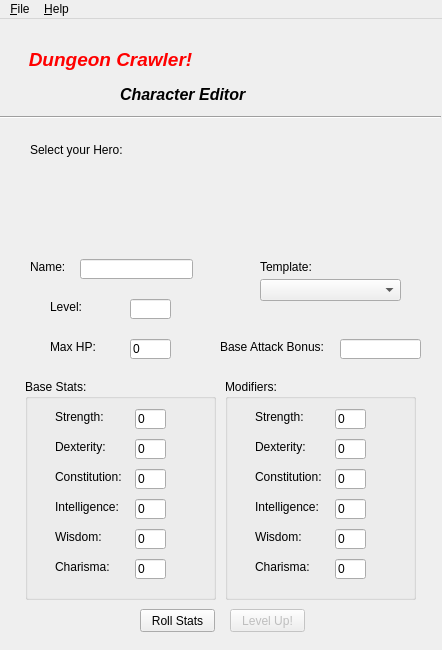
<?xml version="1.0" encoding="UTF-8"?>
<ui version="4.0">
 <class>CharCreator</class>
 <widget class="QMainWindow" name="CharCreator">
  <property name="geometry">
   <rect>
    <x>0</x>
    <y>0</y>
    <width>442</width>
    <height>650</height>
   </rect>
  </property>
  <property name="windowTitle">
   <string>MainWindow</string>
  </property>
  <property name="windowIcon">
   <iconset resource="images.qrc">
    <normaloff>:/images/dungeoncrawler.png</normaloff>:/images/dungeoncrawler.png</iconset>
  </property>
  <property name="toolTip">
   <string/>
  </property>
  <widget class="QWidget" name="centralwidget">
   <widget class="QLabel" name="mapText">
    <property name="geometry">
     <rect>
      <x>120</x>
      <y>60</y>
      <width>151</width>
      <height>31</height>
     </rect>
    </property>
    <property name="text">
     <string>&lt;html&gt;&lt;head/&gt;&lt;body&gt;&lt;p&gt;&lt;span style=&quot; font-size:12pt; font-weight:600; font-style:italic;&quot;&gt;Character Editor&lt;/span&gt;&lt;/p&gt;&lt;/body&gt;&lt;/html&gt;</string>
    </property>
   </widget>
   <widget class="QLabel" name="titleText">
    <property name="geometry">
     <rect>
      <x>0</x>
      <y>10</y>
      <width>221</width>
      <height>61</height>
     </rect>
    </property>
    <property name="text">
     <string>&lt;html&gt;&lt;head/&gt;&lt;body&gt;&lt;p align=&quot;center&quot;&gt;&lt;span style=&quot; font-size:14pt; font-weight:600; font-style:italic; color:#ff0000;&quot;&gt;Dungeon Crawler!&lt;/span&gt;&lt;/p&gt;&lt;/body&gt;&lt;/html&gt;</string>
    </property>
   </widget>
   <widget class="Line" name="line">
    <property name="geometry">
     <rect>
      <x>0</x>
      <y>90</y>
      <width>441</width>
      <height>16</height>
     </rect>
    </property>
    <property name="orientation">
     <enum>Qt::Horizontal</enum>
    </property>
   </widget>
   <widget class="QLabel" name="spriteLabel">
    <property name="geometry">
     <rect>
      <x>30</x>
      <y>120</y>
      <width>101</width>
      <height>21</height>
     </rect>
    </property>
    <property name="text">
     <string>Select your Hero:</string>
    </property>
   </widget>
   <widget class="ClickLabel" name="sprite1">
    <property name="geometry">
     <rect>
      <x>30</x>
      <y>150</y>
      <width>64</width>
      <height>64</height>
     </rect>
    </property>
    <property name="text">
     <string/>
    </property>
    <property name="pixmap">
     <pixmap resource="images.qrc">:/images/fighter_sword-profile.png</pixmap>
    </property>
   </widget>
   <widget class="ClickLabel" name="sprite2">
    <property name="geometry">
     <rect>
      <x>110</x>
      <y>150</y>
      <width>64</width>
      <height>64</height>
     </rect>
    </property>
    <property name="text">
     <string/>
    </property>
    <property name="pixmap">
     <pixmap resource="images.qrc">:/images/fighter_shield-profile.png</pixmap>
    </property>
   </widget>
   <widget class="ClickLabel" name="sprite3">
    <property name="geometry">
     <rect>
      <x>190</x>
      <y>150</y>
      <width>64</width>
      <height>64</height>
     </rect>
    </property>
    <property name="text">
     <string/>
    </property>
    <property name="pixmap">
     <pixmap resource="images.qrc">:/images/fighter_mace-profile.png</pixmap>
    </property>
   </widget>
   <widget class="ClickLabel" name="sprite4">
    <property name="geometry">
     <rect>
      <x>270</x>
      <y>150</y>
      <width>64</width>
      <height>64</height>
     </rect>
    </property>
    <property name="text">
     <string/>
    </property>
    <property name="pixmap">
     <pixmap resource="images.qrc">:/images/fighter_heavy-profile.png</pixmap>
    </property>
   </widget>
   <widget class="ClickLabel" name="sprite5">
    <property name="geometry">
     <rect>
      <x>350</x>
      <y>150</y>
      <width>64</width>
      <height>64</height>
     </rect>
    </property>
    <property name="text">
     <string/>
    </property>
    <property name="pixmap">
     <pixmap resource="images.qrc">:/images/fighter_bow-profile.png</pixmap>
    </property>
   </widget>
   <widget class="QLabel" name="nameLabel">
    <property name="geometry">
     <rect>
      <x>30</x>
      <y>240</y>
      <width>51</width>
      <height>16</height>
     </rect>
    </property>
    <property name="text">
     <string>Name:</string>
    </property>
   </widget>
   <widget class="QLineEdit" name="nameValue">
    <property name="geometry">
     <rect>
      <x>80</x>
      <y>240</y>
      <width>113</width>
      <height>20</height>
     </rect>
    </property>
   </widget>
   <widget class="QGroupBox" name="statsBox">
    <property name="geometry">
     <rect>
      <x>25</x>
      <y>360</y>
      <width>191</width>
      <height>221</height>
     </rect>
    </property>
    <property name="title">
     <string>Base Stats:</string>
    </property>
    <widget class="QLabel" name="wisLabel">
     <property name="geometry">
      <rect>
       <x>30</x>
       <y>150</y>
       <width>81</width>
       <height>16</height>
      </rect>
     </property>
     <property name="text">
      <string>Wisdom:</string>
     </property>
    </widget>
    <widget class="QLabel" name="conLabel">
     <property name="geometry">
      <rect>
       <x>30</x>
       <y>90</y>
       <width>81</width>
       <height>16</height>
      </rect>
     </property>
     <property name="text">
      <string>Constitution:</string>
     </property>
    </widget>
    <widget class="QLabel" name="chaLabel">
     <property name="geometry">
      <rect>
       <x>30</x>
       <y>180</y>
       <width>81</width>
       <height>16</height>
      </rect>
     </property>
     <property name="text">
      <string>Charisma:</string>
     </property>
    </widget>
    <widget class="QLabel" name="dexLabel">
     <property name="geometry">
      <rect>
       <x>30</x>
       <y>60</y>
       <width>81</width>
       <height>16</height>
      </rect>
     </property>
     <property name="text">
      <string>Dexterity:</string>
     </property>
    </widget>
    <widget class="QLabel" name="intLabel">
     <property name="geometry">
      <rect>
       <x>30</x>
       <y>120</y>
       <width>81</width>
       <height>16</height>
      </rect>
     </property>
     <property name="text">
      <string>Intelligence:</string>
     </property>
    </widget>
    <widget class="QLabel" name="strLabel">
     <property name="geometry">
      <rect>
       <x>30</x>
       <y>30</y>
       <width>81</width>
       <height>16</height>
      </rect>
     </property>
     <property name="text">
      <string>Strength:</string>
     </property>
    </widget>
    <widget class="QLineEdit" name="strValue">
     <property name="geometry">
      <rect>
       <x>110</x>
       <y>30</y>
       <width>31</width>
       <height>20</height>
      </rect>
     </property>
     <property name="inputMask">
      <string>##</string>
     </property>
     <property name="text">
      <string>0</string>
     </property>
     <property name="readOnly">
      <bool>true</bool>
     </property>
    </widget>
    <widget class="QLineEdit" name="dexValue">
     <property name="geometry">
      <rect>
       <x>110</x>
       <y>60</y>
       <width>31</width>
       <height>20</height>
      </rect>
     </property>
     <property name="inputMask">
      <string>##</string>
     </property>
     <property name="text">
      <string>0</string>
     </property>
     <property name="readOnly">
      <bool>true</bool>
     </property>
    </widget>
    <widget class="QLineEdit" name="conValue">
     <property name="geometry">
      <rect>
       <x>110</x>
       <y>90</y>
       <width>31</width>
       <height>20</height>
      </rect>
     </property>
     <property name="inputMask">
      <string>##</string>
     </property>
     <property name="text">
      <string>0</string>
     </property>
     <property name="readOnly">
      <bool>true</bool>
     </property>
    </widget>
    <widget class="QLineEdit" name="intValue">
     <property name="geometry">
      <rect>
       <x>110</x>
       <y>120</y>
       <width>31</width>
       <height>20</height>
      </rect>
     </property>
     <property name="inputMask">
      <string>##</string>
     </property>
     <property name="text">
      <string>0</string>
     </property>
     <property name="readOnly">
      <bool>true</bool>
     </property>
    </widget>
    <widget class="QLineEdit" name="wisValue">
     <property name="geometry">
      <rect>
       <x>110</x>
       <y>150</y>
       <width>31</width>
       <height>20</height>
      </rect>
     </property>
     <property name="inputMask">
      <string>##</string>
     </property>
     <property name="text">
      <string>0</string>
     </property>
     <property name="readOnly">
      <bool>true</bool>
     </property>
    </widget>
    <widget class="QLineEdit" name="chaValue">
     <property name="geometry">
      <rect>
       <x>110</x>
       <y>180</y>
       <width>31</width>
       <height>20</height>
      </rect>
     </property>
     <property name="inputMask">
      <string>##</string>
     </property>
     <property name="text">
      <string>0</string>
     </property>
     <property name="readOnly">
      <bool>true</bool>
     </property>
    </widget>
   </widget>
   <widget class="QLabel" name="templateLabel">
    <property name="geometry">
     <rect>
      <x>260</x>
      <y>240</y>
      <width>71</width>
      <height>16</height>
     </rect>
    </property>
    <property name="text">
     <string>Template:</string>
    </property>
   </widget>
   <widget class="QComboBox" name="templateCombo">
    <property name="geometry">
     <rect>
      <x>260</x>
      <y>260</y>
      <width>141</width>
      <height>22</height>
     </rect>
    </property>
   </widget>
   <widget class="QGroupBox" name="statsBox_2">
    <property name="geometry">
     <rect>
      <x>225</x>
      <y>360</y>
      <width>191</width>
      <height>221</height>
     </rect>
    </property>
    <property name="title">
     <string>Modifiers:</string>
    </property>
    <widget class="QLabel" name="wisLabel_2">
     <property name="geometry">
      <rect>
       <x>30</x>
       <y>150</y>
       <width>81</width>
       <height>16</height>
      </rect>
     </property>
     <property name="text">
      <string>Wisdom:</string>
     </property>
    </widget>
    <widget class="QLabel" name="conLabel_2">
     <property name="geometry">
      <rect>
       <x>30</x>
       <y>90</y>
       <width>81</width>
       <height>16</height>
      </rect>
     </property>
     <property name="text">
      <string>Constitution:</string>
     </property>
    </widget>
    <widget class="QLabel" name="chaLabel_2">
     <property name="geometry">
      <rect>
       <x>30</x>
       <y>180</y>
       <width>81</width>
       <height>16</height>
      </rect>
     </property>
     <property name="text">
      <string>Charisma:</string>
     </property>
    </widget>
    <widget class="QLabel" name="dexLabel_2">
     <property name="geometry">
      <rect>
       <x>30</x>
       <y>60</y>
       <width>81</width>
       <height>16</height>
      </rect>
     </property>
     <property name="text">
      <string>Dexterity:</string>
     </property>
    </widget>
    <widget class="QLabel" name="intLabel_2">
     <property name="geometry">
      <rect>
       <x>30</x>
       <y>120</y>
       <width>81</width>
       <height>16</height>
      </rect>
     </property>
     <property name="text">
      <string>Intelligence:</string>
     </property>
    </widget>
    <widget class="QLabel" name="strLabel_2">
     <property name="geometry">
      <rect>
       <x>30</x>
       <y>30</y>
       <width>81</width>
       <height>16</height>
      </rect>
     </property>
     <property name="text">
      <string>Strength:</string>
     </property>
    </widget>
    <widget class="QLineEdit" name="strValue_2">
     <property name="geometry">
      <rect>
       <x>110</x>
       <y>30</y>
       <width>31</width>
       <height>20</height>
      </rect>
     </property>
     <property name="inputMask">
      <string>##</string>
     </property>
     <property name="text">
      <string>0</string>
     </property>
     <property name="readOnly">
      <bool>true</bool>
     </property>
    </widget>
    <widget class="QLineEdit" name="dexValue_2">
     <property name="geometry">
      <rect>
       <x>110</x>
       <y>60</y>
       <width>31</width>
       <height>20</height>
      </rect>
     </property>
     <property name="inputMask">
      <string>##</string>
     </property>
     <property name="text">
      <string>0</string>
     </property>
     <property name="readOnly">
      <bool>true</bool>
     </property>
    </widget>
    <widget class="QLineEdit" name="conValue_2">
     <property name="geometry">
      <rect>
       <x>110</x>
       <y>90</y>
       <width>31</width>
       <height>20</height>
      </rect>
     </property>
     <property name="inputMask">
      <string>##</string>
     </property>
     <property name="text">
      <string>0</string>
     </property>
     <property name="readOnly">
      <bool>true</bool>
     </property>
    </widget>
    <widget class="QLineEdit" name="intValue_2">
     <property name="geometry">
      <rect>
       <x>110</x>
       <y>120</y>
       <width>31</width>
       <height>20</height>
      </rect>
     </property>
     <property name="inputMask">
      <string>##</string>
     </property>
     <property name="text">
      <string>0</string>
     </property>
     <property name="readOnly">
      <bool>true</bool>
     </property>
    </widget>
    <widget class="QLineEdit" name="wisValue_2">
     <property name="geometry">
      <rect>
       <x>110</x>
       <y>150</y>
       <width>31</width>
       <height>20</height>
      </rect>
     </property>
     <property name="inputMask">
      <string>##</string>
     </property>
     <property name="text">
      <string>0</string>
     </property>
     <property name="readOnly">
      <bool>true</bool>
     </property>
    </widget>
    <widget class="QLineEdit" name="chaValue_2">
     <property name="geometry">
      <rect>
       <x>110</x>
       <y>180</y>
       <width>31</width>
       <height>20</height>
      </rect>
     </property>
     <property name="inputMask">
      <string>##</string>
     </property>
     <property name="text">
      <string>0</string>
     </property>
     <property name="readOnly">
      <bool>true</bool>
     </property>
    </widget>
   </widget>
   <widget class="QPushButton" name="rollButton">
    <property name="geometry">
     <rect>
      <x>140</x>
      <y>590</y>
      <width>75</width>
      <height>23</height>
     </rect>
    </property>
    <property name="text">
     <string>Roll Stats</string>
    </property>
   </widget>
   <widget class="QPushButton" name="levelButton">
    <property name="enabled">
     <bool>false</bool>
    </property>
    <property name="geometry">
     <rect>
      <x>230</x>
      <y>590</y>
      <width>75</width>
      <height>23</height>
     </rect>
    </property>
    <property name="text">
     <string>Level Up!</string>
    </property>
   </widget>
   <widget class="QLabel" name="levelLabel">
    <property name="geometry">
     <rect>
      <x>50</x>
      <y>280</y>
      <width>51</width>
      <height>16</height>
     </rect>
    </property>
    <property name="text">
     <string>Level:</string>
    </property>
   </widget>
   <widget class="QLabel" name="maxHPLabel">
    <property name="geometry">
     <rect>
      <x>50</x>
      <y>320</y>
      <width>51</width>
      <height>16</height>
     </rect>
    </property>
    <property name="text">
     <string>Max HP:</string>
    </property>
   </widget>
   <widget class="QLabel" name="atkbonusLabel">
    <property name="geometry">
     <rect>
      <x>220</x>
      <y>320</y>
      <width>111</width>
      <height>16</height>
     </rect>
    </property>
    <property name="text">
     <string>Base Attack Bonus:</string>
    </property>
   </widget>
   <widget class="QLineEdit" name="levelValue">
    <property name="geometry">
     <rect>
      <x>130</x>
      <y>280</y>
      <width>41</width>
      <height>20</height>
     </rect>
    </property>
    <property name="inputMask">
     <string/>
    </property>
    <property name="text">
     <string/>
    </property>
    <property name="readOnly">
     <bool>true</bool>
    </property>
   </widget>
   <widget class="QLineEdit" name="maxHPValue">
    <property name="geometry">
     <rect>
      <x>130</x>
      <y>320</y>
      <width>41</width>
      <height>20</height>
     </rect>
    </property>
    <property name="inputMask">
     <string>###</string>
    </property>
    <property name="text">
     <string>0</string>
    </property>
    <property name="maxLength">
     <number>3</number>
    </property>
    <property name="readOnly">
     <bool>true</bool>
    </property>
   </widget>
   <widget class="QLineEdit" name="atkbonusValue">
    <property name="geometry">
     <rect>
      <x>340</x>
      <y>320</y>
      <width>81</width>
      <height>20</height>
     </rect>
    </property>
    <property name="inputMask">
     <string/>
    </property>
    <property name="text">
     <string/>
    </property>
    <property name="readOnly">
     <bool>true</bool>
    </property>
   </widget>
  </widget>
  <widget class="QMenuBar" name="menubar">
   <property name="geometry">
    <rect>
     <x>0</x>
     <y>0</y>
     <width>442</width>
     <height>21</height>
    </rect>
   </property>
   <widget class="QMenu" name="menu_File">
    <property name="title">
     <string>&amp;File</string>
    </property>
    <addaction name="action_New"/>
    <addaction name="separator"/>
    <addaction name="action_Open"/>
    <addaction name="action_Save"/>
    <addaction name="separator"/>
    <addaction name="actionE_xit"/>
   </widget>
   <widget class="QMenu" name="menu_Help">
    <property name="title">
     <string>&amp;Help</string>
    </property>
    <addaction name="action_Help"/>
    <addaction name="action_About"/>
   </widget>
   <addaction name="menu_File"/>
   <addaction name="menu_Help"/>
  </widget>
  <action name="action_Help">
   <property name="text">
    <string>&amp;Help Dialog</string>
   </property>
   <property name="shortcut">
    <string>F1</string>
   </property>
  </action>
  <action name="action_About">
   <property name="text">
    <string>&amp;About</string>
   </property>
  </action>
  <action name="action_New">
   <property name="text">
    <string>&amp;New</string>
   </property>
   <property name="shortcut">
    <string>Ctrl+N</string>
   </property>
  </action>
  <action name="action_Open">
   <property name="text">
    <string>&amp;Open</string>
   </property>
   <property name="shortcut">
    <string>Ctrl+O</string>
   </property>
  </action>
  <action name="action_Save">
   <property name="text">
    <string>&amp;Save</string>
   </property>
   <property name="shortcut">
    <string>Ctrl+S</string>
   </property>
  </action>
  <action name="actionE_xit">
   <property name="text">
    <string>E&amp;xit</string>
   </property>
   <property name="shortcut">
    <string>Ctrl+Q</string>
   </property>
  </action>
 </widget>
 <customwidgets>
  <customwidget>
   <class>ClickLabel</class>
   <extends>QLabel</extends>
   <header>clicklabel.h</header>
  </customwidget>
 </customwidgets>
 <resources>
  <include location="images.qrc"/>
 </resources>
 <connections/>
</ui>
